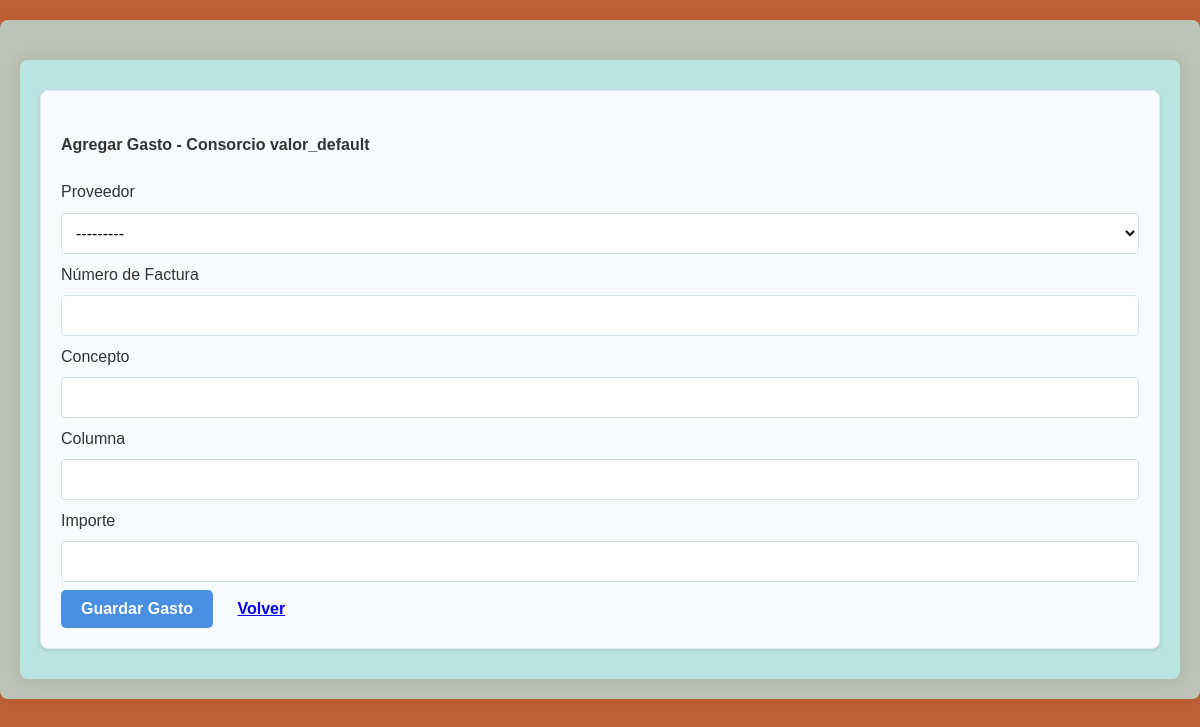
The page /consorcio/23/gastos/nuevo/ on the database as committed earlier.
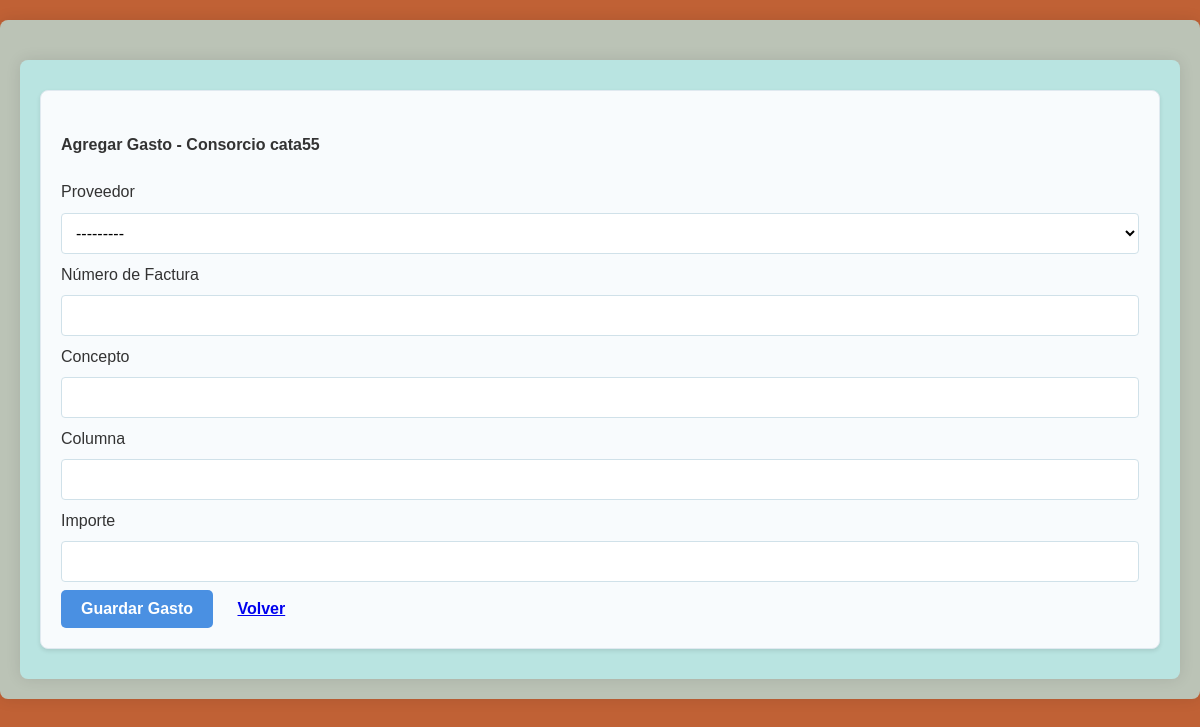
The same page on the database as committed later.
### tienda/models.py (models this page shows, shortened)
class Consorcio(models.Model):
    clave_del_consorcio = models.CharField(max_length=255, default="valor_default")
    domicilio = models.CharField(max_length=255)
    localidad =models.CharField(max_length=255, default = "caba")
    provincia = models.CharField(max_length=255, default ="Buenos Aires")
    cuit = models.CharField(max_length=11)

### tienda/views.py (the view)
# urls.py: path("consorcio/<int:pk>/gastos/nuevo/", views.crear_gasto, name="crear_gasto"),
def crear_gasto(request, pk):
    consorcio = get_object_or_404(Consorcio, pk=pk)
    if request.method == 'POST':
        form = GastosForm(request.POST)
        if form.is_valid():
            gasto = form.save(commit=False)
            gasto.consorcio = consorcio
            gasto.save()
            return redirect('tienda:listar_gastos', pk=pk)
    else:
        form = GastosForm()
    return render(request, 'tienda/datos/gastos_form.html', {
        'form': form,
        'consorcio': consorcio
    })

### tienda/forms.py
class GastosForm(forms.ModelForm):
    class Meta:
        model = Gastos
        fields = ['proveedor', 'factura', 'concepto', 'columna', 'importe']
        widgets = {
            'proveedor': forms.Select(attrs={'class': 'form-control'}),
            'factura': forms.TextInput(attrs={'class': 'form-control'}),
            'concepto': forms.TextInput(attrs={'class': 'form-control'}),
            'columna': forms.TextInput(attrs={'class': 'form-control'}),
            'importe': forms.NumberInput(attrs={'class': 'form-control'}),
        }

### tienda/models.py (called while the page is built)
    def __str__(self):
        return f"{self.razon_social} - {self.cuit}"

### tienda/templates/tienda/datos/gastos_form.html (shortened to what this page needs)
{% extends 'tienda/base.html' %}
{% load static %}
{% block contenido %}
<div class="container mt-4">
    <div class="row justify-content-center">
        <div class="col-md-8">
            <div class="card">
                <div class="card-header bg-primary text-white">
                    <h4 class="mb-0">Agregar Gasto - Consorcio {{ consorcio.clave_del_consorcio }}</h4>
                </div>
                <div class="card-body">
                    <form method="post" class="needs-validation" novalidate>
                        <div class="mb-3">
                            <label for="{{ form.proveedor.id_for_label }}" class="form-label">Proveedor</label>
                            {{ form.proveedor }}
                        </div>
                        <div class="mb-3">
                            <label for="{{ form.factura.id_for_label }}" class="form-label">Número de Factura</label>
                            {{ form.factura }}
                        </div>
                        <div class="mb-3">
                            <label for="{{ form.concepto.id_for_label }}" class="form-label">Concepto</label>
                            {{ form.concepto }}
                        </div>
                        <div class="mb-3">
                            <label for="{{ form.columna.id_for_label }}" class="form-label">Columna</label>
                            {{ form.columna }}
                        </div>
                        <div class="mb-3">
                            <label for="{{ form.importe.id_for_label }}" class="form-label">Importe</label>
                            {{ form.importe }}
                        </div>
                        <div class="d-grid gap-2">
                            <button type="submit" class="btn btn-primary">
                                 Guardar Gasto
                            </button>
                            <a href="{% url 'tienda:listar_gastos' pk=consorcio.pk %}" class="btn btn-secondary">
                                 Volver
                            </a>
                        </div>
                    </form>
                </div>
            </div>
        </div>
    </div>
</div>
{% endblock contenido %}

Rows that differ between the two databases and show on the page:
changed Consorcio: clave_del_consorcio "valor_default" → "cata55"
